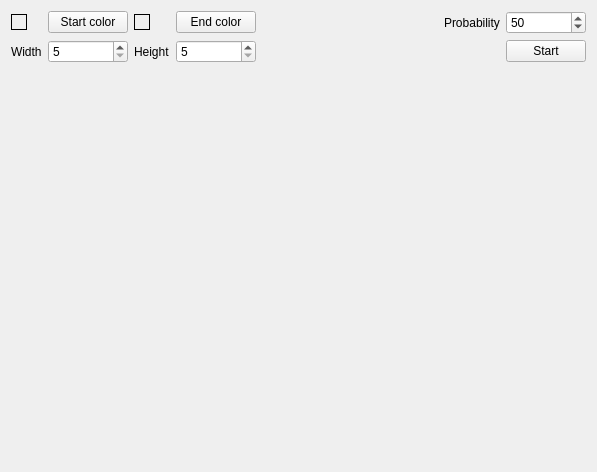
<?xml version="1.0" encoding="UTF-8"?>
<ui version="4.0">
 <class>View</class>
 <widget class="QMainWindow" name="View">
  <property name="geometry">
   <rect>
    <x>0</x>
    <y>0</y>
    <width>597</width>
    <height>472</height>
   </rect>
  </property>
  <property name="windowTitle">
   <string>Islands</string>
  </property>
  <widget class="QWidget" name="centralWidget">
   <layout class="QGridLayout" name="gridLayout">
    <item row="1" column="0">
     <widget class="QLabel" name="content">
      <property name="sizePolicy">
       <sizepolicy hsizetype="Expanding" vsizetype="Expanding">
        <horstretch>0</horstretch>
        <verstretch>0</verstretch>
       </sizepolicy>
      </property>
      <property name="text">
       <string/>
      </property>
     </widget>
    </item>
    <item row="0" column="0">
     <layout class="QGridLayout" name="gridLayout_2">
      <item row="1" column="3">
       <widget class="QSpinBox" name="heightSpinBox">
        <property name="minimumSize">
         <size>
          <width>60</width>
          <height>0</height>
         </size>
        </property>
        <property name="minimum">
         <number>5</number>
        </property>
        <property name="maximum">
         <number>10000</number>
        </property>
       </widget>
      </item>
      <item row="0" column="1">
       <widget class="QPushButton" name="fromSelect">
        <property name="text">
         <string>Start color</string>
        </property>
       </widget>
      </item>
      <item row="0" column="3">
       <widget class="QPushButton" name="toSelect">
        <property name="text">
         <string>End color</string>
        </property>
       </widget>
      </item>
      <item row="1" column="2">
       <widget class="QLabel" name="label_4">
        <property name="text">
         <string>Height</string>
        </property>
       </widget>
      </item>
      <item row="0" column="2">
       <widget class="QLabel" name="toColor">
        <property name="minimumSize">
         <size>
          <width>16</width>
          <height>16</height>
         </size>
        </property>
        <property name="maximumSize">
         <size>
          <width>16</width>
          <height>16</height>
         </size>
        </property>
        <property name="frameShape">
         <enum>QFrame::Box</enum>
        </property>
        <property name="frameShadow">
         <enum>QFrame::Plain</enum>
        </property>
        <property name="text">
         <string/>
        </property>
       </widget>
      </item>
      <item row="0" column="0">
       <widget class="QLabel" name="fromColor">
        <property name="minimumSize">
         <size>
          <width>16</width>
          <height>16</height>
         </size>
        </property>
        <property name="maximumSize">
         <size>
          <width>16</width>
          <height>16</height>
         </size>
        </property>
        <property name="styleSheet">
         <string notr="true"/>
        </property>
        <property name="frameShape">
         <enum>QFrame::Box</enum>
        </property>
        <property name="frameShadow">
         <enum>QFrame::Plain</enum>
        </property>
        <property name="text">
         <string/>
        </property>
       </widget>
      </item>
      <item row="0" column="6">
       <widget class="QSpinBox" name="probabilitySpinBox">
        <property name="maximum">
         <number>100</number>
        </property>
        <property name="value">
         <number>50</number>
        </property>
       </widget>
      </item>
      <item row="1" column="1">
       <widget class="QSpinBox" name="widthSpinBox">
        <property name="minimumSize">
         <size>
          <width>60</width>
          <height>0</height>
         </size>
        </property>
        <property name="minimum">
         <number>5</number>
        </property>
        <property name="maximum">
         <number>10000</number>
        </property>
       </widget>
      </item>
      <item row="1" column="6">
       <widget class="QPushButton" name="startButton">
        <property name="text">
         <string>Start</string>
        </property>
       </widget>
      </item>
      <item row="0" column="5">
       <widget class="QLabel" name="label">
        <property name="text">
         <string>Probability</string>
        </property>
       </widget>
      </item>
      <item row="1" column="0">
       <widget class="QLabel" name="label_3">
        <property name="text">
         <string>Width</string>
        </property>
       </widget>
      </item>
      <item row="0" column="4">
       <spacer name="horizontalSpacer_2">
        <property name="orientation">
         <enum>Qt::Horizontal</enum>
        </property>
        <property name="sizeHint" stdset="0">
         <size>
          <width>40</width>
          <height>20</height>
         </size>
        </property>
       </spacer>
      </item>
     </layout>
    </item>
   </layout>
  </widget>
 </widget>
 <layoutdefault spacing="6" margin="11"/>
 <tabstops>
  <tabstop>fromSelect</tabstop>
  <tabstop>toSelect</tabstop>
  <tabstop>widthSpinBox</tabstop>
  <tabstop>heightSpinBox</tabstop>
  <tabstop>probabilitySpinBox</tabstop>
  <tabstop>startButton</tabstop>
 </tabstops>
 <resources>
  <include location="View.qrc"/>
 </resources>
 <connections/>
</ui>
